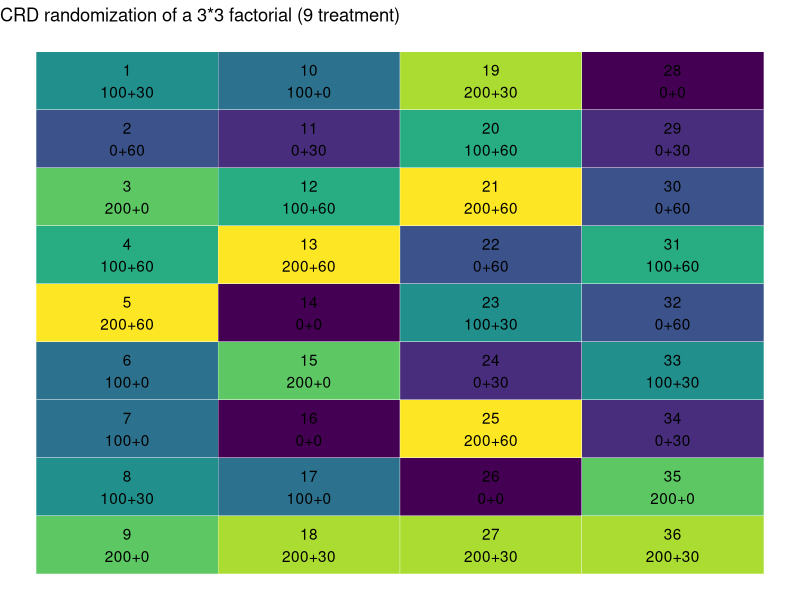
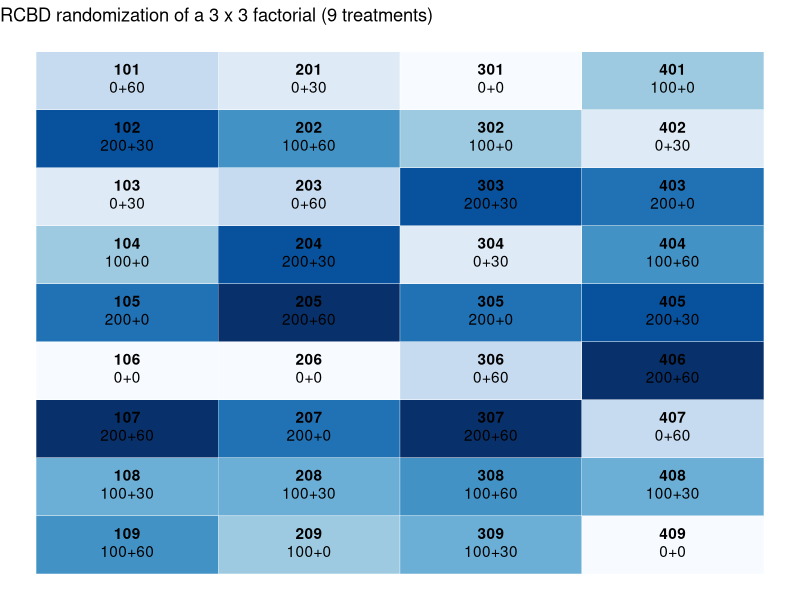
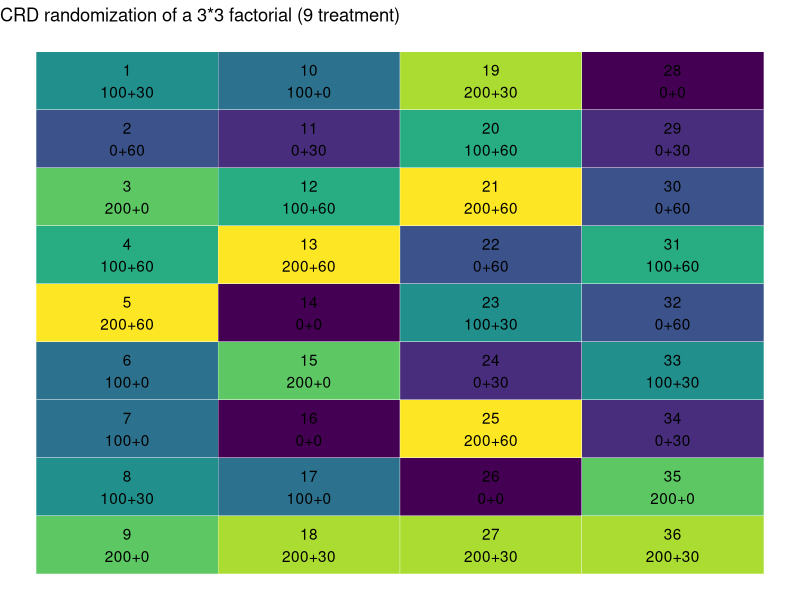

Write R code to recreate these figures, in order. (Note: this script raises an error after producing the figures.)
## ---- chunk 1
# Loading packages
library(tidyverse) # for data wrangling and plotting
## ---- chunk 2
trts <- crossing(nrate_kgha = c(0, 100, 200),
                 krate_kgha = c(0, 30, 60)
                 ) %>%
  mutate(trtnum = 1: nrow(.)) %>%
  mutate(trtname = paste0(nrate_kgha, "+", krate_kgha))

trts
## ---- chunk 3
# Setting seed to get same randomization result every time
set.seed(12345)

crd_rand <- crossing(trtname = trts$trtname,
                     rep = 1:4
                     
                     ) %>%
  # Since plots are organized without a structure, let's number them 1 through 36
mutate(plot = 1: nrow(.)) %>%

  # Randomizing trtname to plots, without restrictions 
mutate(plot = sample(plot)) %>%
  arrange(plot)

crd_rand
## ---- chunk 4
crd_layout <- crd_rand %>%
  # Defining number of rows and columns in the field for plotting purposes
mutate(row = rep(1:4, each = 9)) %>%
  mutate(col = rep(seq(from = 1,
                   to = 9,
                   by = 1), times = 4
                   )) %>%
  # Creating plot and trtname labels for plotting
mutate(lab = paste0(plot, "\n", trtname ))
crd_layout
## ---- chunk 5
ggplot(data = crd_layout,
       aes(x = row, y = -col)
       ) +
  geom_tile(aes(fill = trtname), 
            color = "white",
            show.legend = F
            ) +
  geom_text(aes(label = lab)) +
  labs(title = "CRD randomization of a 3*3 factorial (9 treatment)") +
  scale_fill_ordinal()+
  theme_void()

## ---- chunk 6
ggsave("../output/crd_layoutmap_Sohag.png",
       width = 6,
       height = 4,
       bg = "white")
## ---- chunk 7
# Setting seed to get same randomization result every time
set.seed(12345)

rcbd_rand <- crossing(trtname = trts$trtname,
                      rep = 1:4
                      ) %>%
  arrange(rep) %>%
  group_by(rep) %>%
  mutate(trtname = sample(trtname)) %>%
  mutate(plot = (rep*100)+ 1:9) %>%
  ungroup()

rcbd_rand
## ---- chunk 8
rcbd_rand %>%
  group_by(rep, trtname) %>%
  tally() %>%
  filter(n > 1)
## ---- chunk 9
rcbd_layout <- rcbd_rand %>%
  # Defining number of rows and columns in the field for plotting purposes
  mutate(row = rep(1:4, each = 9)) %>%
  mutate(col = rep(seq(from = 1, 
                       to = 9, #total number of treatments, 
                       by = 1), 
                   times = 4 #total number of blocks
  )) %>%
  # Creating plot and trtname labels for plotting
  mutate(lab = paste0(plot, "\n", trtname))

rcbd_layout
## ---- chunk 10
ggplot(data = rcbd_layout, aes(x = row, 
                               y = -col))+
  geom_tile(aes(fill = trtname),
            color = "white",
            show.legend = F
  )+
  geom_text(aes(label = plot), fontface = "bold", vjust = -.5)+
  geom_text(aes(label = trtname), vjust = 1)+
  labs(title = "RCBD randomization of a 3 x 3 factorial (9 treatments)") +
  scale_fill_brewer() +
  theme_void()

## ---- chunk 11
rcbd_rand %>%
  # Retrieving other information contained in trts
left_join(trts) %>%
  # Rearranging columns  
dplyr:: select(plot, rep, trtname, trtnum,
               nrate_kgha, krate_kgha) %>%
  write_csv("../output/rcbd_randomization_table.csv")

## ---- chunk 12
ggsave("../output/rcbd_layoutmap_Sohag.png",
       width = 6,
       height = 4,
       bg = "white")
